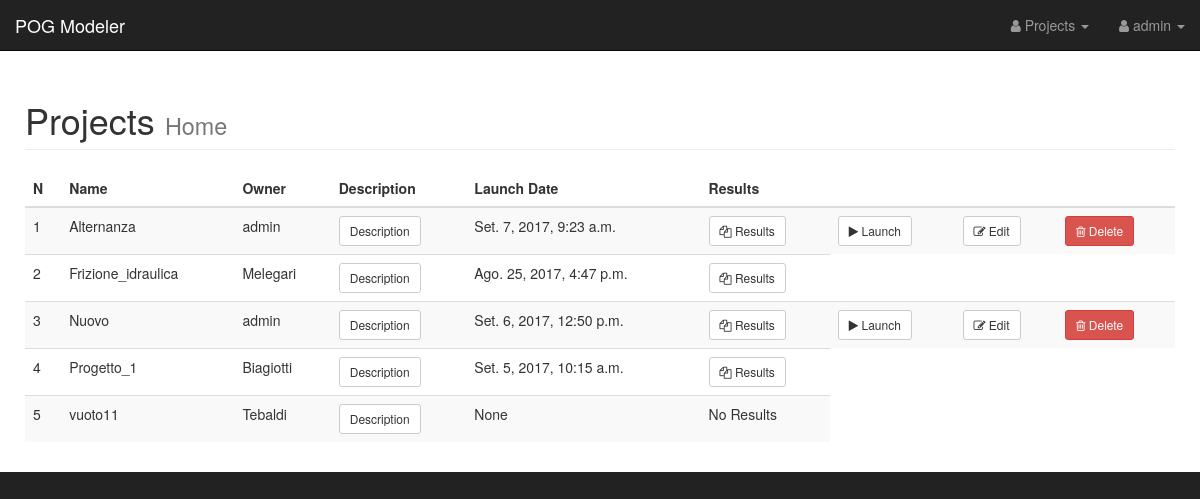
/ (signed in), run on an earlier commit of the app's database.
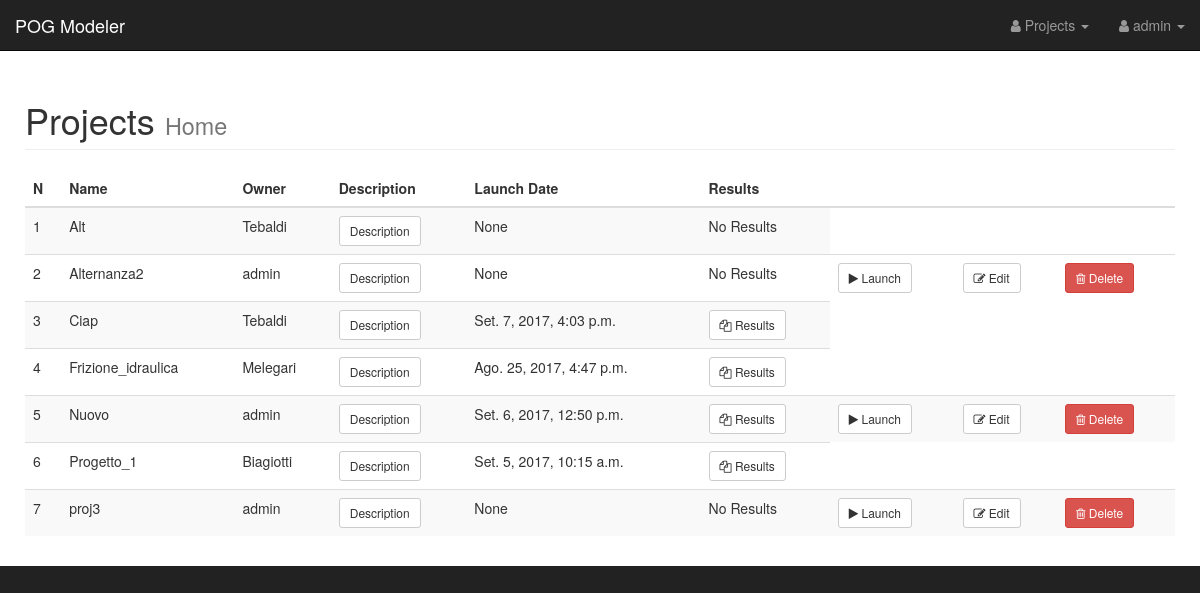
And on a later commit of the database.
### AWD_Zanasi/models.py (models this page shows, shortened)
class Project(models.Model):
    name = models.CharField(max_length=200, default='project', help_text='Project name')
    user = models.ForeignKey(settings.AUTH_USER_MODEL, default='admin')
    matlab_file = models.FileField(upload_to=matlab_file_path, help_text="Matlab POG code file",  blank=True, null=True)
    proj_desc = models.CharField(max_length=400, blank=True, null=True, help_text="Project description")
    launch_date = models.DateTimeField(verbose_name='Launch Date', blank=True,
                                       null=True, help_text='Project last execution date')
    is_example = models.BooleanField(default=False,
                                     help_text='Used only by an Admin user to mark a project as an example for users.')

### AWD_Zanasi/views.py (the view)
# urls.py: url(r'^$', views.index, name='index'),
def index(request):
    if request.user.is_authenticated:
        if request.user.is_superuser:
            projects = Project.objects.all().order_by('name')
            results = ProjectOutput.objects.all()
        else:
            projects = Project.objects.filter(user=request.user).order_by('name')
            results = ProjectOutput.objects.filter(project__in=projects)
        return render(request, 'AWD_Zanasi/home.html',
                      {
                          'projects': projects,
                          'project_outputs': results
                      }
                      )
    return render(request, 'AWD_Zanasi/home.html')

### AWD_Zanasi/templates/AWD_Zanasi/home.html (shortened to what this page needs)
{% extends "AWD_Zanasi/base.html" %}
{% block container %}
    <div class="container-fluid">
        {% if user.is_authenticated %}
            <div class="row">
                <div class="col-lg-12">
                    <h1 class="page-header">
                        Projects
                        <small>Home</small>
                    </h1>
                </div>
            </div>
            <div class="table-responsive">
                <table class="table table-hover table-striped">
                    <thead>
                    <tr>
                        <th>N</th>
                        <th>Name</th>
                        {% if user.is_superuser %}
                            <th>Owner</th>
                        {% endif %}
                        <th>Description</th>
                        <th>Launch Date</th>
                        <th>Results</th>
                        <th></th>
                        <th></th>
                        <th></th>
                    </tr>
                    </thead>
                    <tbody>
                    {% for project in projects %}
                        <tr>
                            <td>{{ forloop.counter }}</td>
                            <td>{{ project.name }}</td>
                            {% if user.is_superuser %}
                                <td>{{ project.user.username }}</td>
                            {% endif %}
                            <td>
                                <button type="button" class="btn btn-default btn-sm" data-toggle="modal"
                                        data-target="#modal-{{ forloop.counter }}">
                                    Description
                                </button>
                            </td>
                            <td>{{ project.launch_date }}</td>
                            {% if project.launch_date %}
                                <td><a class="btn btn-default btn-sm" role="button"
                                       href="{% url 'project_results' project.id %}"><i class="fa fa-files-o"></i>
                                    Results</a></td>
                            {% else %}
                                <td>No Results</td>
                            {% endif %}
                            {% if user.username == project.user.username  %}
                            <td><a id="launchproj" class="btn btn-default btn-sm" role="button"
                                   href="{% url 'launch_project' project.id %}"><i class="fa fa-play"></i>
                                Launch</a></td>
                            <td><a class="btn btn-default btn-sm" role="button"
                                   href="{% url 'edit_project' project.id %}"><i class="fa fa-edit"></i> Edit</a></td>
                            <th>
                                <form id="deleteForm"
                                      class="form-horizontal"
                                      action="{% url 'delete_project' project.id %}"
                                      method="POST"
                                      onsubmit="return confirm('Are you sure you want to delete Project {{ project.name }}?' );">
                                    <button type="submit" class="btn btn-danger btn-sm" value="Submit Button">
                                        <i class=" fa fa-trash-o"></i> Delete
                                    </button>
                                </form>
                            </th>
                            {% endif %}
                        </tr>
                    {% endfor %}
                    </tbody>
                </table>
            </div>
        {% endif %}
    </div>
{% endblock %}

What changed in the data, as far as the page shows it:
removed Project: name "Alternanza", user.username "admin", launch_date "Set. 7, 2017, 9:23 a.m.", shows "Results"
removed Project: name "vuoto11", user.username "Tebaldi", launch_date "None", shows "No Results"
added Project: name "Alt", user.username "Tebaldi", launch_date "None", shows "No Results"
added Project: name "Alternanza2", user.username "admin", launch_date "None", shows "No Results"
added Project: name "Ciap", user.username "Tebaldi", launch_date "Set. 7, 2017, 4:03 p.m.", shows "Results"
added Project: name "proj3", user.username "admin", launch_date "None", shows "No Results"
